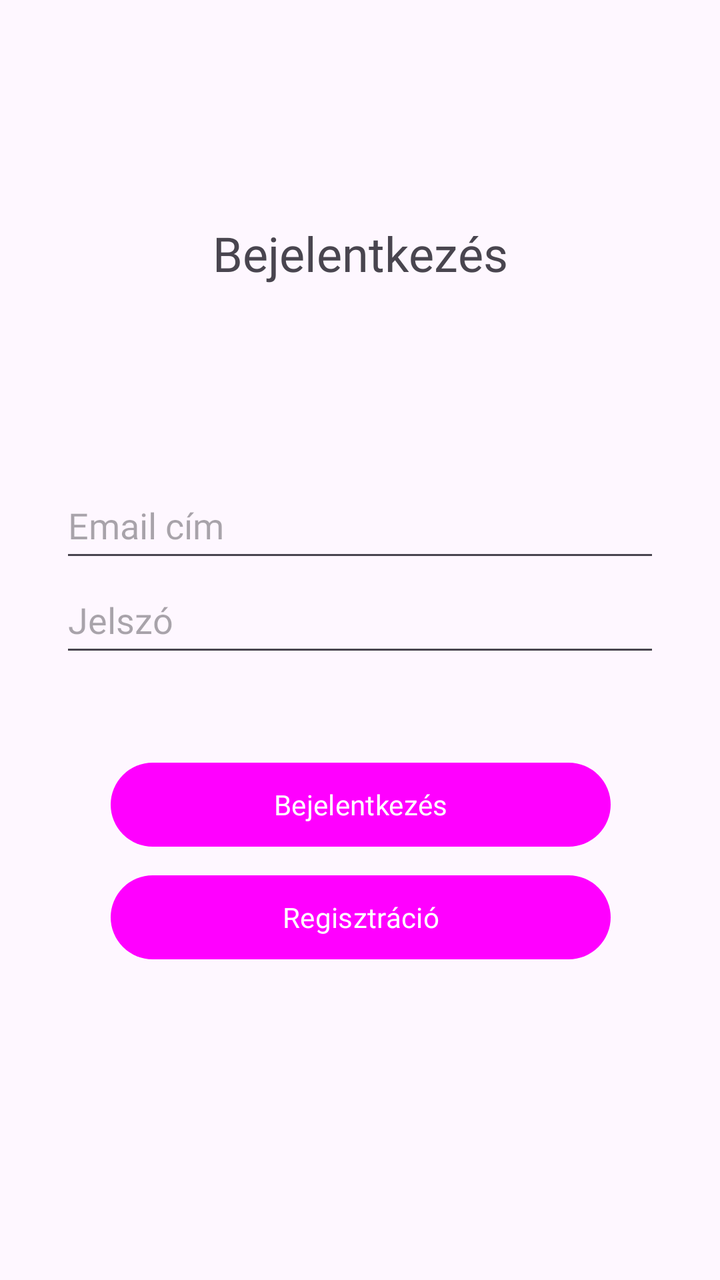
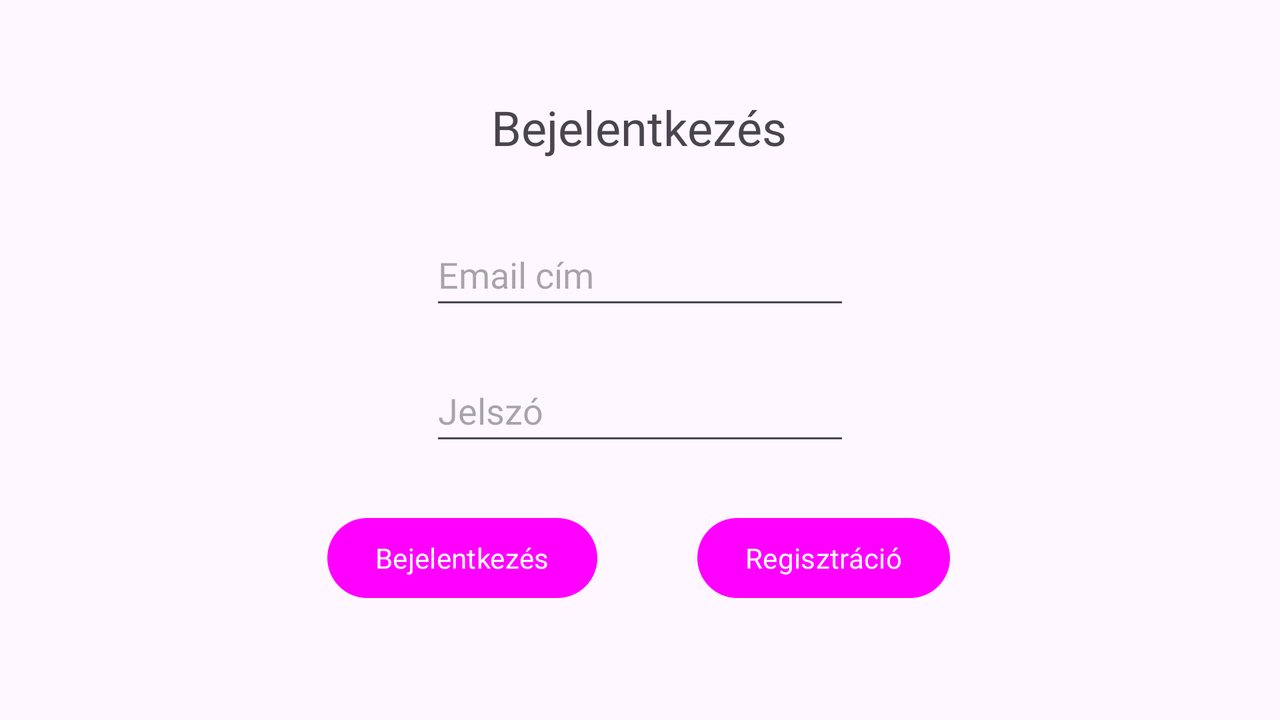

First picture: res/layout/ on a phone held upright. Second picture: the repository's own variant of that layout, on a device whose configuration matches the variant's folder. Source for both follows.
<!-- AndroidManifest.xml: application theme Theme.MyApplication -->
<!-- res/layout/activity_main.xml -->
<?xml version="1.0" encoding="utf-8"?>
<androidx.constraintlayout.widget.ConstraintLayout xmlns:android="http://schemas.android.com/apk/res/android"
    xmlns:app="http://schemas.android.com/apk/res-auto"
    xmlns:tools="http://schemas.android.com/tools"
    android:id="@+id/main"
    android:layout_width="match_parent"
    android:layout_height="match_parent"
    tools:context=".MainActivity">

    <TextView
        android:id="@+id/loginTextView"
        android:layout_width="301dp"
        android:layout_height="50dp"
        android:layout_alignParentStart="true"
        android:layout_alignParentEnd="true"
        android:fontFamily="@font/quicksand"
        android:text="@string/login"
        android:textAlignment="center"
        android:textSize="24sp"
        app:layout_constraintBottom_toTopOf="@+id/editUserEmail"
        app:layout_constraintEnd_toEndOf="parent"
        app:layout_constraintHorizontal_bias="0.504"
        app:layout_constraintStart_toStartOf="parent"
        app:layout_constraintTop_toTopOf="parent"
        app:layout_constraintVertical_bias="0.594" />

    <EditText
        android:id="@+id/editUserEmail"
        android:layout_width="300dp"
        android:layout_height="50dp"
        android:ems="10"
        android:fontFamily="@font/quicksand"
        android:hint="@string/email"
        android:inputType="textEmailAddress"
        app:layout_constraintBottom_toBottomOf="parent"
        app:layout_constraintEnd_toEndOf="parent"
        app:layout_constraintHorizontal_bias="0.500"
        app:layout_constraintStart_toStartOf="parent"
        app:layout_constraintTop_toTopOf="parent"
        app:layout_constraintVertical_bias="0.400" />

    <EditText
        android:id="@+id/editPassword"
        android:layout_width="300dp"
        android:layout_height="50dp"
        android:ems="10"
        android:fontFamily="@font/quicksand"
        android:hint="@string/password"
        android:inputType="textPassword"
        app:layout_constraintBottom_toBottomOf="parent"
        app:layout_constraintEnd_toEndOf="parent"
        app:layout_constraintHorizontal_bias="0.500"
        app:layout_constraintStart_toStartOf="parent"
        app:layout_constraintTop_toTopOf="parent"
        app:layout_constraintVertical_bias="0.480" />

    <Button
        android:id="@+id/loginButton"
        android:layout_width="250dp"
        android:layout_height="50dp"
        android:fontFamily="@font/quicksand"
        android:onClick="login"
        android:text="@string/login"
        app:layout_constraintBottom_toBottomOf="parent"
        app:layout_constraintEnd_toEndOf="parent"
        app:layout_constraintHorizontal_bias="0.503"
        app:layout_constraintStart_toStartOf="parent"
        app:layout_constraintTop_toBottomOf="@+id/editPassword"
        app:layout_constraintVertical_bias="0.171" />

    <Button
        android:id="@+id/registerButton"
        android:layout_width="250dp"
        android:layout_height="50dp"
        android:fontFamily="@font/quicksand"
        android:onClick="register"
        android:text="@string/registration"
        app:layout_constraintBottom_toBottomOf="parent"
        app:layout_constraintEnd_toEndOf="parent"
        app:layout_constraintHorizontal_bias="0.503"
        app:layout_constraintStart_toStartOf="parent"
        app:layout_constraintTop_toBottomOf="@+id/loginButton"
        app:layout_constraintVertical_bias="0.039" />

</androidx.constraintlayout.widget.ConstraintLayout>
<!-- resources referenced by this layout -->
<resources>
  <string name="email">Email cím</string>
  <string name="login">Bejelentkezés</string>
  <string name="password">Jelszó</string>
  <string name="registration">Regisztráció</string>
  <style name="Theme.MyApplication" parent="Base.Theme.MyApplication" />
  <style name="Base.Theme.MyApplication" parent="Theme.Material3.DayNight.NoActionBar">
          <item name="colorPrimary">@color/red</item>
          <item name="android:fontFamily">@font/quicksand</item>
  
      </style>
</resources>
<!-- res/layout-land/activity_main.xml (the repository's variant of the layout above) -->
<!-- drawn on the phone turned sideways -->
<?xml version="1.0" encoding="utf-8"?>
<androidx.constraintlayout.widget.ConstraintLayout xmlns:android="http://schemas.android.com/apk/res/android"
    xmlns:app="http://schemas.android.com/apk/res-auto"
    xmlns:tools="http://schemas.android.com/tools"
    android:id="@+id/main"
    android:layout_width="match_parent"
    android:layout_height="match_parent"
    tools:context=".MainActivity">

    <EditText
        android:id="@+id/editUserEmail"
        android:layout_width="wrap_content"
        android:layout_height="wrap_content"
        android:ems="10"
        android:hint="@string/email"
        android:inputType="textEmailAddress"
        android:minHeight="48dp"
        app:layout_constraintBottom_toBottomOf="parent"
        app:layout_constraintEnd_toEndOf="parent"
        app:layout_constraintStart_toStartOf="parent"
        app:layout_constraintTop_toTopOf="parent"
        app:layout_constraintVertical_bias="0.358" />

    <LinearLayout
        android:id="@+id/row1"
        android:layout_width="wrap_content"
        android:layout_height="wrap_content"
        app:layout_constraintBottom_toBottomOf="parent"
        app:layout_constraintEnd_toEndOf="parent"
        app:layout_constraintHorizontal_bias="0.498"
        app:layout_constraintStart_toStartOf="parent"
        app:layout_constraintTop_toBottomOf="@+id/editPassword"
        app:layout_constraintVertical_bias="0.324">

        <Button
            android:id="@+id/loginButton"
            android:layout_width="wrap_content"
            android:layout_height="wrap_content"
            android:layout_marginEnd="50dp"
            android:onClick="login"
            android:text="@string/login" />

        <Button
            android:id="@+id/registerButton"
            android:layout_width="wrap_content"
            android:layout_height="wrap_content"
            android:onClick="register"
            android:text="@string/registration" />
    </LinearLayout>

    <EditText
        android:id="@+id/editPassword"
        android:layout_width="wrap_content"
        android:layout_height="wrap_content"
        android:layout_marginTop="20dp"
        android:ems="10"
        android:hint="@string/password"
        android:inputType="textPassword"
        android:minHeight="48dp"
        app:layout_constraintEnd_toEndOf="parent"
        app:layout_constraintStart_toStartOf="parent"
        app:layout_constraintTop_toBottomOf="@+id/editUserEmail" />

    <TextView
        android:id="@+id/textView3"
        android:layout_width="wrap_content"
        android:layout_height="wrap_content"
        android:layout_marginBottom="32dp"
        android:text="@string/login"
        android:textSize="24sp"
        app:layout_constraintBottom_toTopOf="@+id/editUserEmail"
        app:layout_constraintEnd_toEndOf="parent"
        app:layout_constraintHorizontal_bias="0.499"
        app:layout_constraintStart_toStartOf="parent"
        app:layout_constraintTop_toTopOf="parent"
        app:layout_constraintVertical_bias="1.0" />

</androidx.constraintlayout.widget.ConstraintLayout>
